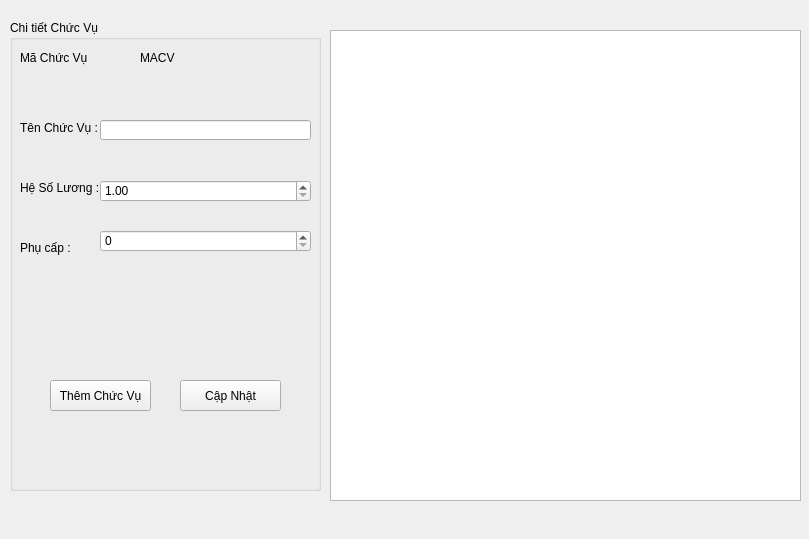
<?xml version="1.0" encoding="UTF-8"?>
<ui version="4.0">
 <class>Form</class>
 <widget class="QWidget" name="Form">
  <property name="geometry">
   <rect>
    <x>0</x>
    <y>0</y>
    <width>809</width>
    <height>539</height>
   </rect>
  </property>
  <property name="windowTitle">
   <string>Form</string>
  </property>
  <widget class="QGroupBox" name="groupBox">
   <property name="geometry">
    <rect>
     <x>10</x>
     <y>20</y>
     <width>311</width>
     <height>471</height>
    </rect>
   </property>
   <property name="title">
    <string>Chi tiết Chức Vụ</string>
   </property>
   <widget class="QPushButton" name="btnThemChucVu">
    <property name="geometry">
     <rect>
      <x>40</x>
      <y>360</y>
      <width>101</width>
      <height>31</height>
     </rect>
    </property>
    <property name="text">
     <string>Thêm Chức Vụ</string>
    </property>
   </widget>
   <widget class="QPushButton" name="btnSuaChucVu">
    <property name="geometry">
     <rect>
      <x>170</x>
      <y>360</y>
      <width>101</width>
      <height>31</height>
     </rect>
    </property>
    <property name="text">
     <string>Cập Nhật</string>
    </property>
   </widget>
   <widget class="QLabel" name="label">
    <property name="geometry">
     <rect>
      <x>10</x>
      <y>30</y>
      <width>91</width>
      <height>16</height>
     </rect>
    </property>
    <property name="text">
     <string>Mã Chức Vụ</string>
    </property>
   </widget>
   <widget class="QLabel" name="label_2">
    <property name="geometry">
     <rect>
      <x>10</x>
      <y>100</y>
      <width>91</width>
      <height>16</height>
     </rect>
    </property>
    <property name="text">
     <string>Tên Chức Vụ :</string>
    </property>
   </widget>
   <widget class="QLineEdit" name="txtTenChucVu">
    <property name="geometry">
     <rect>
      <x>90</x>
      <y>100</y>
      <width>211</width>
      <height>20</height>
     </rect>
    </property>
   </widget>
   <widget class="QLabel" name="txtMaChucVu">
    <property name="geometry">
     <rect>
      <x>130</x>
      <y>30</y>
      <width>91</width>
      <height>16</height>
     </rect>
    </property>
    <property name="text">
     <string>MACV</string>
    </property>
   </widget>
   <widget class="QLabel" name="label_4">
    <property name="geometry">
     <rect>
      <x>10</x>
      <y>160</y>
      <width>91</width>
      <height>16</height>
     </rect>
    </property>
    <property name="text">
     <string>Hệ Số Lương :</string>
    </property>
   </widget>
   <widget class="QDoubleSpinBox" name="txtHeSoLuong">
    <property name="geometry">
     <rect>
      <x>90</x>
      <y>160</y>
      <width>211</width>
      <height>22</height>
     </rect>
    </property>
    <property name="minimum">
     <double>1.000000000000000</double>
    </property>
    <property name="maximum">
     <double>10.000000000000000</double>
    </property>
   </widget>
   <widget class="QLabel" name="label_5">
    <property name="geometry">
     <rect>
      <x>10</x>
      <y>220</y>
      <width>91</width>
      <height>16</height>
     </rect>
    </property>
    <property name="text">
     <string>Phụ cấp :</string>
    </property>
   </widget>
   <widget class="QSpinBox" name="txtPhuCap">
    <property name="geometry">
     <rect>
      <x>90</x>
      <y>210</y>
      <width>211</width>
      <height>22</height>
     </rect>
    </property>
    <property name="maximum">
     <number>1000000000</number>
    </property>
   </widget>
  </widget>
  <widget class="QTableView" name="TableChucVu">
   <property name="geometry">
    <rect>
     <x>330</x>
     <y>30</y>
     <width>471</width>
     <height>471</height>
    </rect>
   </property>
  </widget>
 </widget>
 <resources/>
 <connections/>
</ui>
